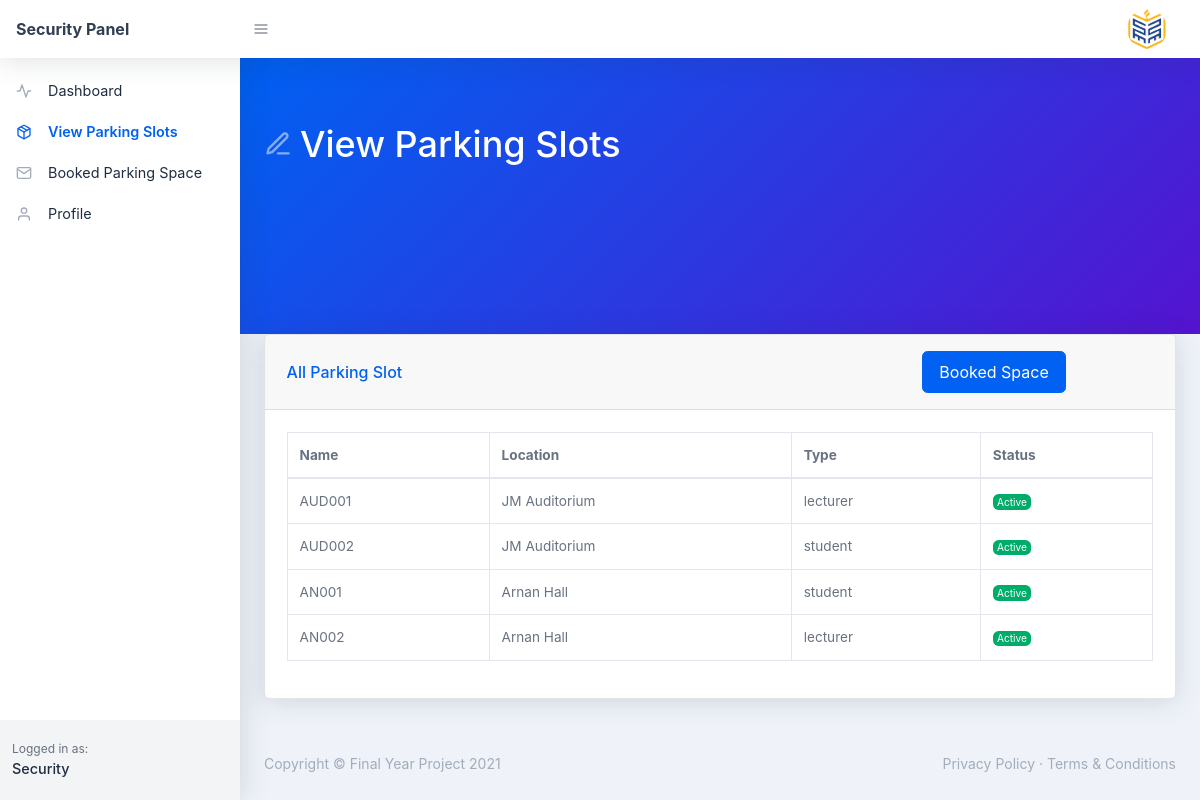
Screenshot of /security/view-parking-slot.php with the database file from the repository.
### tables this page shows
CREATE TABLE `parking_lot` (
  `id` int(11) NOT NULL,
  `name` varchar(200) NOT NULL,
  `location` text NOT NULL,
  `type` varchar(50) NOT NULL,
  `status` varchar(20) NOT NULL
);

### security/view-parking-slot.php (the view, shortened to what this page needs)
<?php
include('header.php');
?>
<div id="layoutSidenav_content">
    <main>
        <div class="page-header pb-10 page-header-dark bg-gradient-primary-to-secondary">
            <div class="container-fluid">
                <div class="page-header-content">
                    <h1 class="page-header-title">
                        <div class="page-header-icon"><i data-feather="edit-3"></i></div>
                        <span>View Parking Slots</span>
                    </h1>
                </div>
            </div>
        </div>
        <div class="container-fluid ">
            <div class="card mb-4">
                <div class="card-header">
                    <span>All Parking Slot</span>
                    <button type="button" class="btn btn-primary modalButton" data-toggle="modal" data-target="#bookedModal">
                        Booked Space
                    </button>
                </div>
                <div class="card-body">
                    <div class="datatable table-responsive">
                        <table class="table table-bordered table-hover" id="dataTable" width="100%" cellspacing="0">
                            <thead>
                                <tr>
                                    <th>Name</th>
                                    <th>Location</th>
                                    <th>Type</th>
                                    <th>Status</th>
                                </tr>
                            </thead>
                            <tbody>
                                <?php
                                $sql = "SELECT * FROM parking_lot WHERE status='Active'";
                                $query = $conn->prepare($sql);
                                $query->execute();
                                $results = $query->fetchAll(PDO::FETCH_OBJ);
                                $rowCount = $query->rowCount();
                                if ($rowCount > 0) {
                                    foreach ($results as $results) {
                                ?>
                                        <tr>
                                            <td><?php echo htmlentities($results->name) ?></td>
                                            <td><?php echo htmlentities($results->location) ?></td>
                                            <td><?php echo htmlentities($results->type) ?></td>
                                            <td>
                                                <div class="badge badge-success">
                                                    <?php echo htmlentities($results->status) ?>
                                                </div>
                                            </td>
                                        </tr>
                                <?php }
                                } ?>
                            </tbody>
                        </table>
                    </div>
                </div>
            </div>
        </div>
    </main>
    <?php include('footer.php') ?>
</div>
</div>
</body>

### security/header.php (style rules this page uses)
button.modalButton { float: right; margin-left: 60%; }

### rows the page displays
parking_lot: name "AUD001", location "JM Auditorium", type "lecturer", status "Active"
parking_lot: name "AUD002", location "JM Auditorium", type "student", status "Active"
parking_lot: name "AN001", location "Arnan Hall", type "student", status "Active"
parking_lot: name "AN002", location "Arnan Hall", type "lecturer", status "Active"
